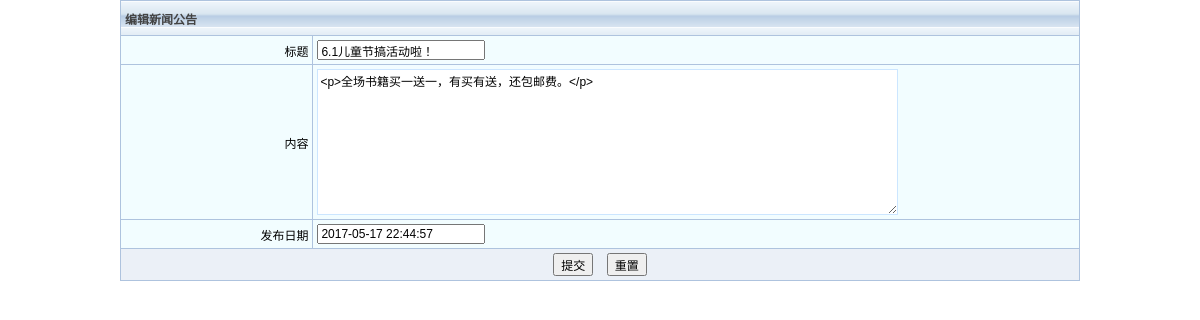
The app's page /bookshop/admin/editarticle.php?id=7 with its own data.
### tables this page shows
CREATE TABLE `article` (
  `id` int(11) NOT NULL AUTO_INCREMENT,
  `title` varchar(255) DEFAULT NULL,
  `contents` text,
  `addtime` varchar(255) DEFAULT NULL,
  PRIMARY KEY (`id`)
);

### bookshop/admin/func.php (called while the page is built, shortened)
<?php
$db = db_connect();
function check($str){
	global $db;
	$str = trim($str);
	$sql = $str;
	$result = mysql_query($sql,$db) or db_error();
	return $result;
}
?>

### bookshop/admin/editarticle.php (the view, shortened to what this page needs)
<!DOCTYPE html PUBLIC "-//W3C//DTD XHTML 1.0 Transitional//EN" "http://www.w3.org/TR/xhtml1/DTD/xhtml1-transitional.dtd">
<html xmlns="http://www.w3.org/1999/xhtml">
<head>
<link href="css/four.css" rel="stylesheet" type="text/css" />
</head>
<body>
<table width="100%" border="0" cellpadding="0" cellspacing="0">
	<tr valign="top">
		<td bgcolor="#FFFFFF">
		<form action="articlefunc.php?method=update" method="post"
			name="myform" onsubmit="return check()">
		<table width="80%" border="0" align="center" cellpadding="4"
			cellspacing="1" bgcolor="#aec3de">
			<tr align="center" bgcolor="#F2FDFF">
				<td align="left" colspan="2" class="optiontitle">编辑新闻公告</td>
			</tr>
			<?php
			require 'func.php';
			$id=$_REQUEST["id"];
			$str="select * from article where id = '$id'";
			$result = check($str);
			while($rs=mysql_fetch_object($result)){
				?>
			<tr align="center" bgcolor="#F2FDFF">
				<td width="20%" align="right">标题</td>
				<td align="left"><input type="text" name="title"
					style="width: 160px" value="<?php echo $rs->title ?>" /></td>
			</tr>
			<tr align="center" bgcolor="#F2FDFF">
				<td width="20%" align="right">内容</td>
				<td align="left">
				<textarea cols="80" id="contents" name="contents" rows="10"><?php echo $rs->contents ?></textarea>
				</td>
			</tr>
			<tr align="center" bgcolor="#F2FDFF">
				<td width="20%" align="right">发布日期</td>
				<td align="left"><input type="text" name="addtime"
					style="width: 160px" value="<?php echo $rs->addtime ?>" /></td>
			</tr>
			<?php } ?>
			<tr align="center" bgcolor="#ebf0f7">
				<td colspan="2"><input type="submit" name="Submit" value="提交" />&nbsp;&nbsp;&nbsp;&nbsp;<input
					type="reset" name="Submit2" value="重置" /></td>
			</tr>
		</table>
		</form>
		</td>
	</tr>
</table>
</body>
</html>

### bookshop/admin/css/four.css (style rules this page uses)
body { margin:0; SCROLLBAR-FACE-COLOR: #C2D4E7; SCROLLBAR-HIGHLIGHT-COLOR: #AEC3DE; SCROLLBAR-SHADOW-COLOR: #AEC3DE; SCROLLBAR-DARKSHADOW-COLOR: #AEC3DE; SCROLLBAR-3DLIGHT-COLOR: #AEC3DE; SCROLLBAR-ARROW-COLOR: #C2D4E7; SCROLLBAR-TRACK-COLOR: #E6F3FF; }
td { font-family: Helvetica, sans-serif, "宋体"; font-size: 12px; color: #000000; text-decoration: none; }
input { font-size: 12px; }
textarea { font-size: 12px; }
.optiontitle { font-weight: bold; color: #434343; height: 26px; background-image:url( ../images/table_header.gif); }
textarea { BACKGROUND-COLOR: ffffff;BORDER: #CCE6FF 1px solid; FONT-SIZE: 12px; font-family:Verdana, Arial, Helvetica, sans-serif, "宋体"; }

### records on screen
article: title "6.1儿童节搞活动啦！", contents "<p>全场书籍买一送一，有买有送，还包邮费。</p>", addtime "2017-05-17 22:44:57"
